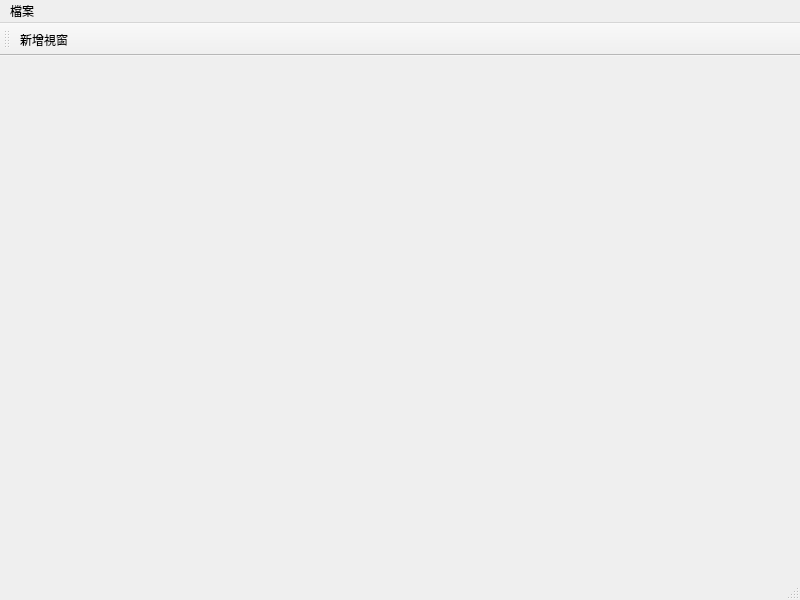
<?xml version="1.0" encoding="UTF-8"?>
<ui version="4.0">
 <class>MainWindow</class>
 <widget class="QMainWindow" name="MainWindow">
  <property name="geometry">
   <rect>
    <x>0</x>
    <y>0</y>
    <width>800</width>
    <height>600</height>
   </rect>
  </property>
  <property name="windowTitle">
   <string>MainWindow</string>
  </property>
  <widget class="QWidget" name="centralwidget">
   <widget class="QWidget" name="gridLayoutWidget">
    <property name="geometry">
     <rect>
      <x>160</x>
      <y>80</y>
      <width>471</width>
      <height>351</height>
     </rect>
    </property>
    <layout class="QGridLayout" name="MaingridLayout"/>
   </widget>
  </widget>
  <widget class="QMenuBar" name="menubar">
   <property name="geometry">
    <rect>
     <x>0</x>
     <y>0</y>
     <width>800</width>
     <height>22</height>
    </rect>
   </property>
   <widget class="QMenu" name="menu">
    <property name="title">
     <string>檔案</string>
    </property>
    <addaction name="fileOpenAction"/>
    <addaction name="fileNewAction"/>
    <addaction name="fileCloseAction"/>
   </widget>
   <addaction name="menu"/>
  </widget>
  <widget class="QStatusBar" name="statusbar"/>
  <widget class="QToolBar" name="toolBar">
   <property name="windowTitle">
    <string>toolBar</string>
   </property>
   <attribute name="toolBarArea">
    <enum>TopToolBarArea</enum>
   </attribute>
   <attribute name="toolBarBreak">
    <bool>false</bool>
   </attribute>
   <addaction name="addWinAction"/>
  </widget>
  <action name="fileOpenAction">
   <property name="text">
    <string>開啟</string>
   </property>
  </action>
  <action name="fileNewAction">
   <property name="text">
    <string>新增</string>
   </property>
  </action>
  <action name="addWinAction">
   <property name="text">
    <string>新增視窗</string>
   </property>
   <property name="toolTip">
    <string>新增視窗</string>
   </property>
  </action>
  <action name="fileCloseAction">
   <property name="text">
    <string>關閉</string>
   </property>
   <property name="toolTip">
    <string>關閉</string>
   </property>
  </action>
 </widget>
 <resources/>
 <connections/>
</ui>
